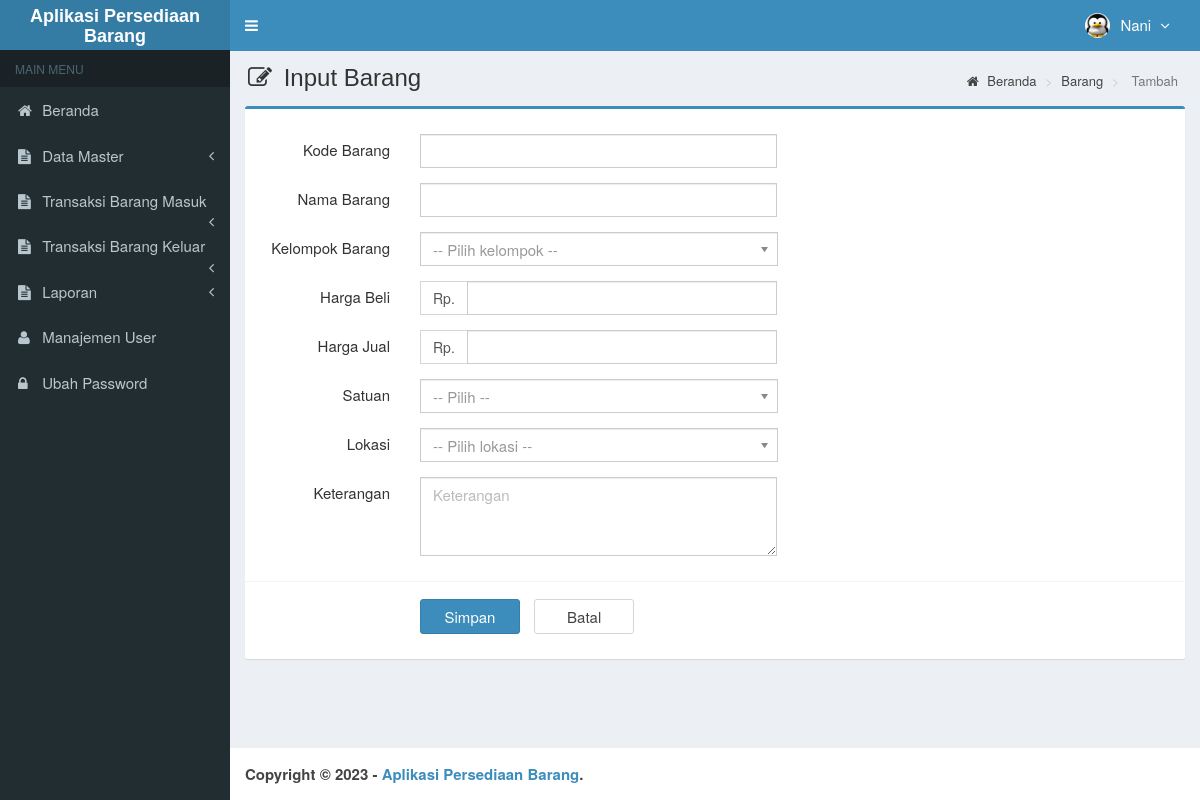
The app's page /main.php?module=form_barang&form=add (signed in) with its own data.
### tables this page shows
CREATE TABLE `is_users` (
  `id_user` int(3) NOT NULL,
  `username` varchar(50) NOT NULL,
  `nama_user` varchar(50) NOT NULL,
  `password` varchar(50) NOT NULL,
  `email` varchar(50) DEFAULT NULL,
  `telepon` varchar(13) DEFAULT NULL,
  `foto` varchar(100) DEFAULT NULL,
  `hak_akses` enum('Super Admin','Manajer','Gudang') NOT NULL,
  `status` enum('aktif','blokir') NOT NULL DEFAULT 'aktif',
  `created_at` timestamp NOT NULL DEFAULT current_timestamp(),
  `updated_at` timestamp NOT NULL DEFAULT current_timestamp() ON UPDATE current_timestamp()
);

### modules/barang/form.php (the view, shortened to what this page needs)
 <?php
if ($_GET['form']=='add') { ?>
  <section class="content-header">
    <h1>
      <i class="fa fa-edit icon-title"></i> Input Barang
    </h1>
    <ol class="breadcrumb">
      <li><a href="?module=beranda"><i class="fa fa-home"></i> Beranda </a></li>
      <li><a href="?module=barang"> Barang </a></li>
      <li class="active"> Tambah </li>
    </ol>
  </section>
  <section class="content">
    <div class="row">
      <div class="col-md-12">
        <div class="box box-primary">
          <form role="form" class="form-horizontal" action="modules/barang/proses.php?act=insert" method="POST">
            <div class="box-body">
              <div class="form-group">
                <label class="col-sm-2 control-label">Kode Barang</label>
                <div class="col-sm-5">
                  <input type="text" class="form-control" name="kode_barang" maxlength="8" required>
                </div>
              </div>
              <div class="form-group">
                <label class="col-sm-2 control-label">Nama Barang</label>
                <div class="col-sm-5">
                  <input type="text" class="form-control" name="nama_barang" autocomplete="off" maxlength="50" required>
                </div>
              </div>
               <div class="form-group">
                <label class="col-sm-2 control-label">Kelompok Barang</label>
                <div class="col-sm-5">
                </div>
              </div>
              <div class="form-group">
                <label class="col-sm-2 control-label">Harga Beli</label>
                <div class="col-sm-5">
                  <div class="input-group">
                    <span class="input-group-addon">Rp.</span>
                    <input type="text" class="form-control" id="harga_beli" name="harga_beli" autocomplete="off" onKeyPress="return goodchars(event,'0123456789',this)"  required>
                  </div>
                </div>
              </div>
              <div class="form-group">
                <label class="col-sm-2 control-label">Harga Jual</label>
                <div class="col-sm-5">
                  <div class="input-group">
                    <span class="input-group-addon">Rp.</span>
                    <input type="text" class="form-control" id="harga_jual" name="harga_jual" autocomplete="off" onKeyPress="return goodchars(event,'0123456789',this)" required>
                  </div>
                </div>
              </div>
              <div class="form-group">
                <label class="col-sm-2 control-label">Satuan</label>
                <div class="col-sm-5">
                </div>
              </div>
             <div class="form-group">
                <label class="col-sm-2 control-label">Lokasi</label>
                <div class="col-sm-5">
                </div>
              </div>
            <div class="form-group">
                <label class="col-sm-2 control-label">Keterangan</label>
                <div class="col-sm-5">
                <textarea class="form-control" rows="3" name="keterangan" id="keterangan" placeholder="Keterangan" maxlength="80" ></textarea>
               </div>
            </div>
            </div>
            <div class="box-footer">
              <div class="form-group">
                <div class="col-sm-offset-2 col-sm-10">
                  <input type="submit" class="btn btn-primary btn-submit" name="simpan" value="Simpan">
                  <a href="?module=barang" class="btn btn-default btn-reset">Batal</a>
                </div>
              </div>
            </div>
          </form>
        </div>
      </div>
    </div>
  </section>
<?php
}
?>

### top-menu.php (shortened to what this page needs)
<?php
require_once "config/database.php";
$query = mysqli_query($mysqli, "SELECT id_user, nama_user, foto, hak_akses FROM is_users WHERE id_user='$_SESSION[id_user]'")
                                or die('Ada kesalahan pada query tampil Manajemen User: '.mysqli_error($mysqli));
$data = mysqli_fetch_assoc($query);
?>
<li class="dropdown user user-menu">
  <a href="#" class="dropdown-toggle" data-toggle="dropdown">
  <?php
  if ($data['foto']=="") { ?>
    <img src="images/user/user-default.png" class="user-image" alt="User Image"/>
  <?php
  }
  else { ?>
    <img src="images/user/<?php echo $data['foto']; ?>" class="user-image" alt="User Image"/>
  <?php
  }
  ?>
    <span class="hidden-xs"><?php echo $data['nama_user']; ?> <i style="margin-left:5px" class="fa fa-angle-down"></i></span>
  </a>
</li>

### assets/css/style.css (style rules this page uses)
.form-horizontal .control-label { margin-bottom: 0; padding-top: 5px; text-align: right; }
label { display: inline-block; font-size: 15px; font-weight: 400; margin-bottom: 5px; max-width: 100%; }
.form-control { background-color: #fff; background-image: none; border: 1px solid #ccc; border-radius: 4px; box-shadow: 0 1px 1px rgba(0, 0, 0, 0.075) inset; color: #555; display: block; font-size: 15px; height: 34px; line-height: 1.42857; padding: 6px 12px; transition: border-color 0.15s ease-in-out 0s, box-shadow 0.15s ease-in-out 0s; width: 100%; }
.btn-default { background-color: #fff; border-color: #d2d6de; color: #444; }
.content-header { padding: 15px 18px 0; position: relative; }
.content-header > .breadcrumb { background: transparent none repeat scroll 0 0; border-radius: 2px; float: right; font-size: 13px; margin-bottom: 0; margin-top: 0; padding: 7px 12px; position: absolute; right: 10px; top: 15px; }
.btn-submit { width: 100px; margin-top: 7px; margin-right: 10px; font-size: 15px; }
.btn-reset { width: 100px; margin-top: 7px; font-size: 15px; }
.icon-title { margin-right: 5px; }
body { background-color: #fff; color: #333; font-size: 15px; line-height: 1.42857; }

### records on screen
is_users: foto (picture), nama_user "Nani"
